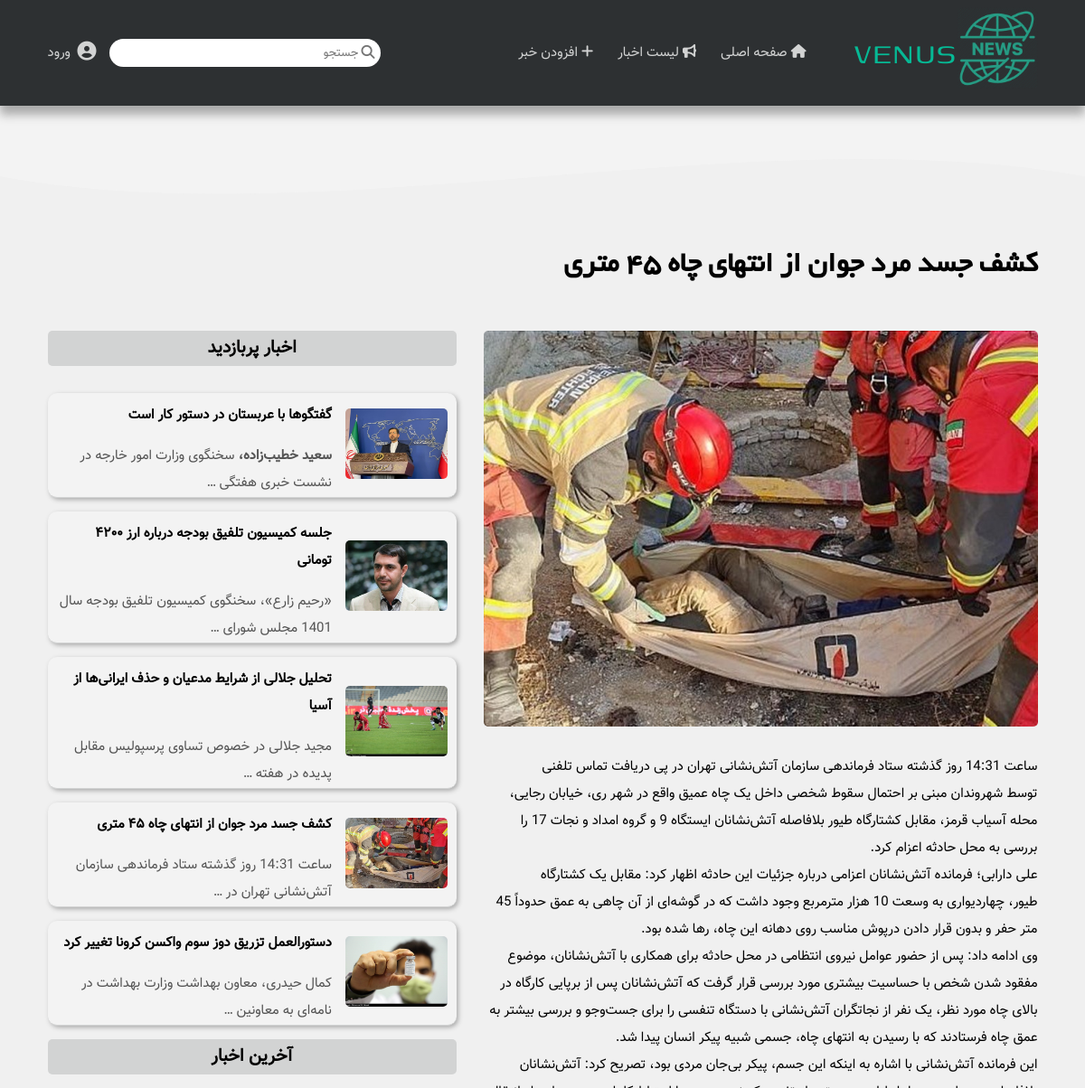
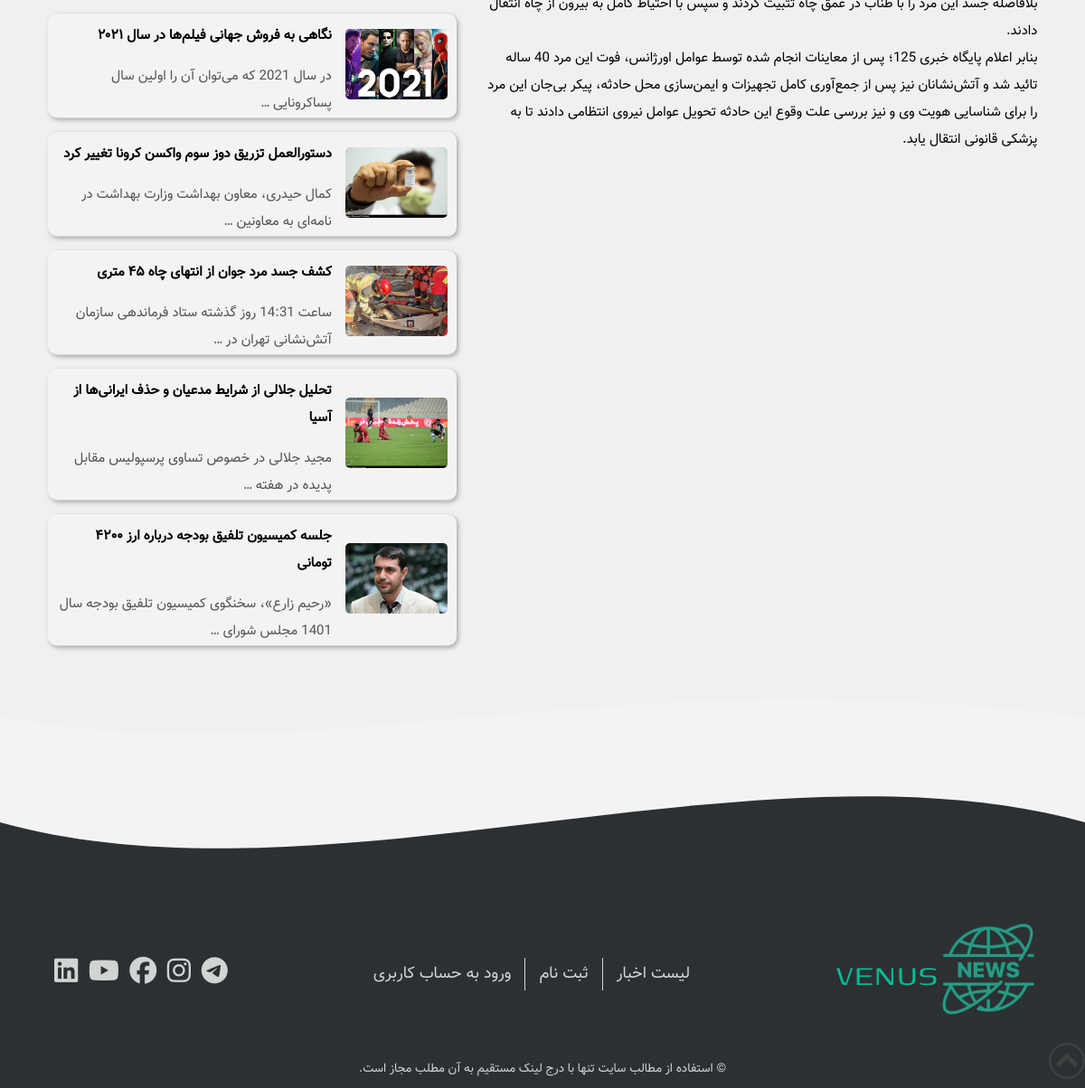
/news-details/4/, run on the app's committed database (2 pictures, top to bottom).
### news/models.py (models this page shows, shortened)
class Post(models.Model):
    class Meta:
        verbose_name = "پست"
        verbose_name_plural = "پست ها"
        ordering = ('-date',)
    title = models.CharField(max_length=64, verbose_name="عنوان")
    image = models.ImageField(upload_to="news-images/", verbose_name="عکس")
    author = models.ForeignKey(User, on_delete=models.CASCADE, verbose_name="نویسنده")
    views = models.PositiveIntegerField(default=0, verbose_name="تعداد بازدید ها")
    promote = models.BooleanField(default=False, verbose_name="افزودن به اسلایدر")
    date = models.DateTimeField(auto_now_add=True, verbose_name="تاریخ")
    text = RichTextField(verbose_name="متن")

### news/views.py (the view)
# urls.py: path('news-details/<int:post_id>/', views.news_details_view),
def news_details_view(request, post_id):
    post = Post.objects.get(pk=post_id)
    context = {
        "post": post,
        "popular_posts": Post.objects.all().order_by('views')[:5],
        "recent_posts": Post.objects.all().order_by('-date')[:5],
    }
    return render(request, "news/news-details.html", context)

### news/templates/news/news-details.html
{% extends 'news/layout.html' %}
{% load static %}
{% block title %}
    {{ post.title }}
{% endblock %}
{% block main_posts %}
    <div class="news-image">
        <img src="{{ post.image.url }}"/>
    </div>
    <p class="news-text">
        {{ post.text | safe }}
    </p>
{% endblock %}
{% block side_title_1 %}
    اخبار پربازدید
{% endblock %}
{% block side_posts_1 %}
    {% if popular_posts %}
        {% for post in popular_posts %}
            <article class="card">
                <div class="card-image-container">
                    <a href="/news-details/{{ post.id }}/"><img src="{{ post.image.url }}"
                                                                title="{{ post.title }}"/></a>
                </div>
                <div class="card-text-side">
                    <a href="/news-details/{{ post.id }}/" class="card-title"><h4>{{ post.title }}</h4></a>
                    <a href="/news-details/{{ post.id }}/" class="card-text"><p>
                        {{ post.text|truncatewords:10 | safe }}
                    </p></a>
                </div>
            </article>
        {% endfor %}
    {% endif %}
{% endblock %}
{% block  side_title_2 %}
    آخرین اخبار
{% endblock %}
{% block side_posts_2 %}
    {% if recent_posts %}
        {% for post in recent_posts %}
            <article class="card">
                <div class="card-image-container">
                    <a href="/news-details/{{ post.id }}/"><img src="{{ post.image.url }}"
                                                                title="{{ post.title }}"/></a>
                </div>
                <div class="card-text-side">
                    <a href="/news-details/{{ post.id }}/" class="card-title"><h4>{{ post.title }}</h4></a>
                    <a href="/news-details/{{ post.id }}/" class="card-text"><p>
                        {{ post.text|truncatewords:10 | safe }}
                    </p></a>
                </div>
            </article>
        {% endfor %}
    {% endif %}
{% endblock %}

### news/static/news/css/main.css (style rules this page uses)
:root { --primary-color: #06b995; --secondary-color: #d2d3d3; --tertialy-color: #aaaaaa; --light-color: #f3f3f3; --dark-color: #2d3032; --max-width: 1400px; --font-vazir: "Vazir", Arial, Helvetica, sans-serif; --font-genos: "Genos", Arial, Helvetica, sans-serif; --font-yekan: "Yekan", Arial, Helvetica, sans-serif; }
html { font-size: 15px; }
* { margin: 0; padding: 0; box-sizing: border-box; }
body { font-family: var(--font-vazir); line-height: 2; background: var(--light-color); }
img { width: 100%; height: 100%; border-radius: 5px; }
a { text-decoration: none; }
.card { grid-column: span 3; display: grid; grid-template-columns: repeat(5, 1fr); grid-gap: 1rem; border: 1px solid var(--secondary-color); padding: 10px; margin-bottom: 1rem; border-radius: 10px; box-shadow: 2px 2px 5px var(--tertialy-color); transition: all 0.5s; }
.card-image-container { position: relative; grid-column: span 2; }
.card-text-side { grid-column: span 3; }
.card-title { display: inline-block; color: #000; margin-bottom: 1rem; transition: color 0.5s; }
.card-text { font-size: 0.9rem; color: #545454; transition: color 0.5s; }
.main-container .card { border: none; border-bottom: 1px solid var(--secondary-color); background-color: var(--light-color); align-items: start; grid-template-columns: repeat(7, 1fr); padding-bottom: 0; }
.main-container .card-text { font-size: 1rem; }
.main-container .card-image-container { grid-column: span 2; align-self: center; }
.main-container .card-text-side { grid-column: span 5; }
.news-image { margin-bottom: 2rem; }

### data on the page
Post: title "کشف جسد مرد جوان از انتهای چاه ۴۵ متری", image (picture), text "ساعت 14:31 روز گذشته ستاد فرماندهی سازمان آتش‌نشانی تهران در پی دریافت تماس تلفنی توسط شهروندان مبنی بر احتمال سقوط شخصی داخل یک چاه عمیق واقع در شهر ری، خیابان رجایی، محله آسیاب قرمز، مقابل کشتارگاه طیور بلافاصله آتش‌نشانان ایستگاه 9 و گروه امداد و نجات 17 را بررسی به محل حادثه اعزام کرد. علی دارابی؛ فرمانده آتش‌نشانان اعزامی درباره جزئیات این حادثه اظهار کرد: مقابل یک کشتارگاه طیور، چهاردیواری به وسعت 10 هزار مترمربع وجود داشت که در گوشه‌ای از آن چاهی به عمق حدوداً 45 متر حفر و بدون قرار دادن درپوش مناسب روی دهانه این چاه، رها شده بود. وی ادامه داد: پس از حضور عوامل نیروی انتظامی در محل حادثه برای همکاری با آتش‌نشانان، موضوع مفقود شدن شخص با حساسیت بیشتری مورد بررسی قرار گرفت که…", text "ساعت 14:31 روز گذشته ستاد فرماندهی سازمان آتش‌نشانی تهران در …"
Post: image (picture), title "گفتگوها با عربستان در دستور کار است", text "سعید خطیب‌زاده، سخنگوی وزارت امور خارجه در نشست خبری هفتگی …"
Post: image (picture), title "جلسه کمیسیون تلفیق بودجه درباره ارز ۴۲۰۰ تومانی", text "«رحیم زارع»، سخنگوی کمیسیون تلفیق بودجه سال 1401 مجلس شورای …"
Post: image (picture), title "تحلیل جلالی از شرایط مدعیان و حذف ایرانی‌ها از آسیا", text "مجید جلالی در خصوص تساوی پرسپولیس مقابل پدیده در هفته …"
Post: image (picture), title "دستورالعمل تزریق دوز سوم واکسن کرونا تغییر کرد", text "کمال حیدری، معاون بهداشت وزارت بهداشت در نامه‌ای به معاونین …"
Post: image (picture), title "نگاهی به فروش جهانی فیلم‌ها در سال ۲۰۲۱", text "در سال 2021 که می‌توان آن را اولین سال پساکرونایی …"
